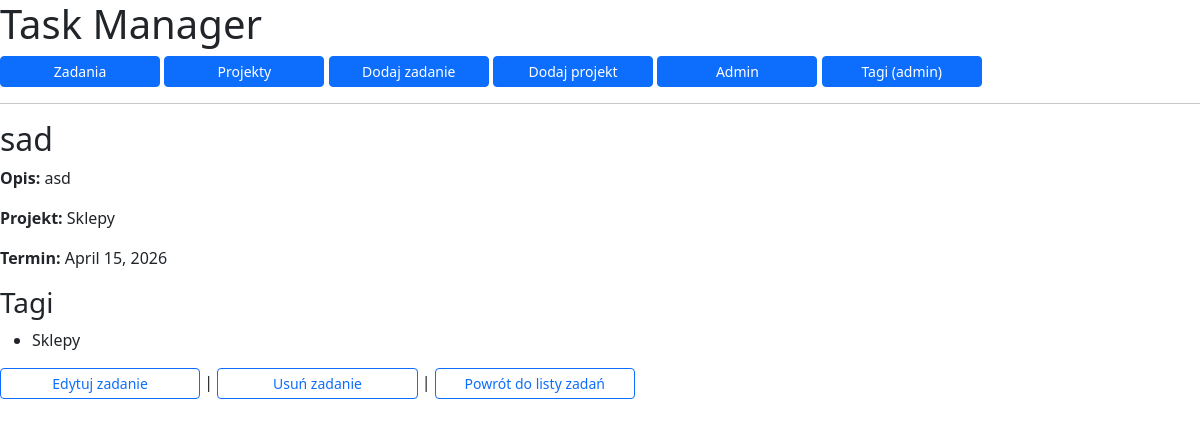
The page /task/3/ on the database its author committed.
### todos/models.py (models this page shows, shortened)
class Task(models.Model):
    class Status(models.TextChoices):
        TODO = "do zrobienia", "Do zrobienia"
        DOING = "w trakcie", "W trakcie"
        DONE = "zrobione", "Zrobione"
    project = models.ForeignKey(
        Project,
        on_delete=models.CASCADE,
        related_name="tasks",
    )
    title = models.CharField(max_length=100)
    description = models.TextField(blank=True)
    status = models.CharField(
        max_length=12,
        choices=Status.choices,
        default=Status.TODO,
    )
    due_date = models.DateField(blank=True, null=True)
    created_at = models.DateTimeField(auto_now_add=True)
    tags = models.ManyToManyField(
        Tag,
        blank=True,
        related_name="tasks",
    )
    class Meta:
        ordering = ["-created_at"]

class Project(models.Model):
    name = models.CharField(max_length=100)
    description = models.TextField(blank=True)
    created_at = models.DateTimeField(auto_now_add=True)
    class Meta:
        ordering = ["name"]
    def __str__(self):
        return self.name

class Tag(models.Model):
    name = models.CharField(max_length=50, unique=True)
    class Meta:
        ordering = ["name"]

### todos/views.py (the view)
# urls.py: path("task/<int:pk>/", TaskDetailView.as_view(), name="task_detail"),
class TaskDetailView(DetailView):
    model = Task
    context_object_name = "task"

### todos/templates/todos/task_detail.html
{% extends "base.html" %}
{% block content %}
<h2>{{ task.title }}</h2>
<p><strong>Opis:</strong> {{ task.description }}</p>
<p><strong>Projekt:</strong> {{ task.project }}</p>
<p><strong>Termin:</strong> {{ task.due_date }}</p>
<h3>Tagi</h3>
<ul>
    {% for tag in task.tags.all %}
        <li>{{ tag.name }}</li>
    {% empty %}
        <li>Brak tagów</li>
    {% endfor %}
</ul>
<p>
    <a href="{% url 'task_edit' task.pk %}" class="btn btn-outline-primary btn-sm" style="width: 25ch;">Edytuj zadanie</a>
    |
    <a href="{% url 'task_delete' task.pk %}" class="btn btn-outline-primary btn-sm" style="width: 25ch;">Usuń zadanie</a>
    |
    <a href="{% url 'task_list' %}" class="btn btn-outline-primary btn-sm" style="width: 25ch;">Powrót do listy zadań</a>
</p>
{% endblock %}

### rows shown on the page
Task: title "sad", description "asd", project "Sklepy", due_date "April 15, 2026"
Tag: name "Sklepy"
